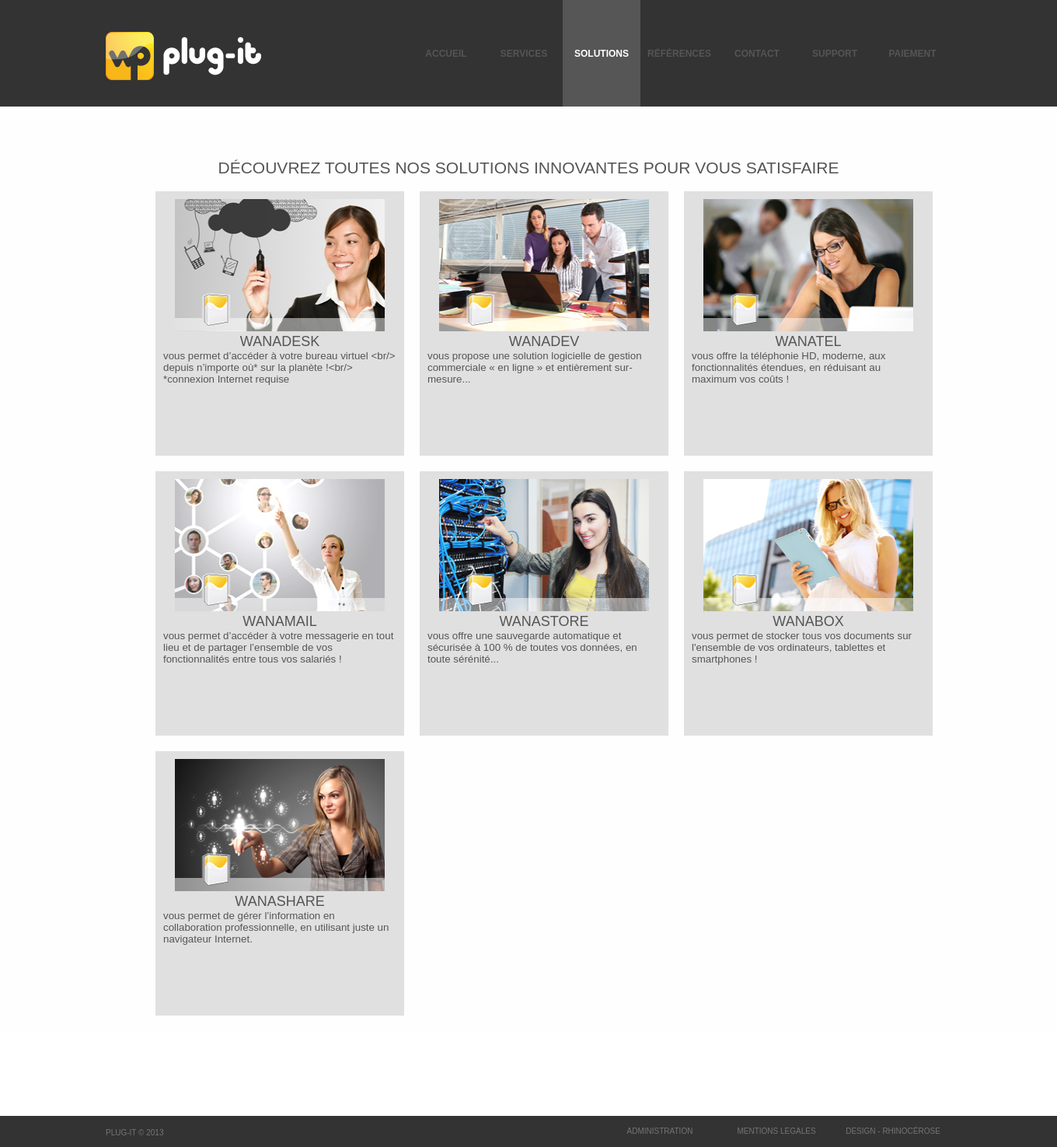
The page /Index.php?page=solutions&mode=view on the database as committed earlier.
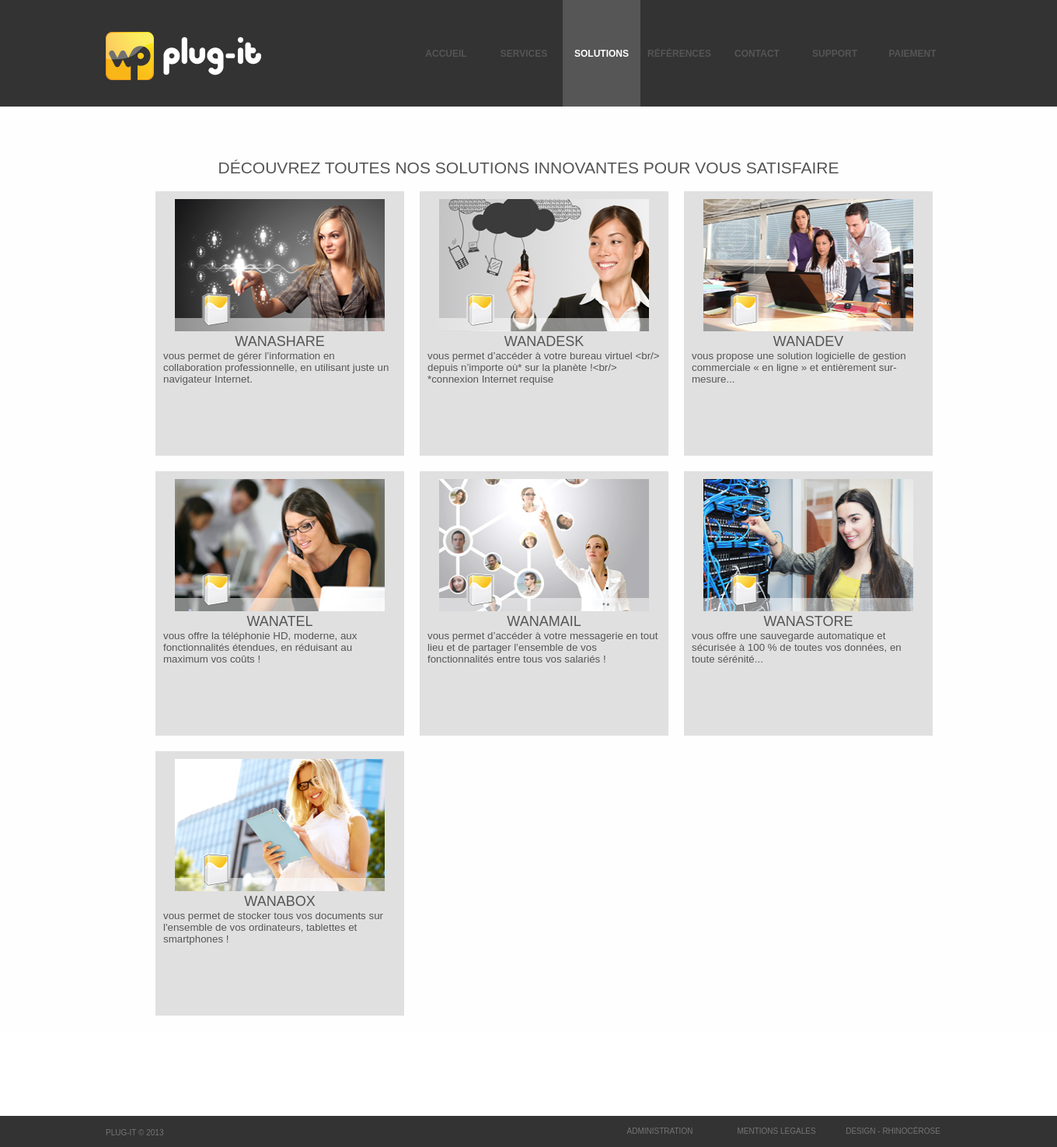
The same page on the database as committed later.
### tables this page shows
CREATE TABLE IF NOT EXISTS `solutions` (
  `id` int(11) NOT NULL AUTO_INCREMENT,
  `titre` varchar(100) NOT NULL,
  `corps` text NOT NULL,
  `image_car` varchar(255) NOT NULL,
  `image_sol` varchar(255) NOT NULL,
  `description` varchar(255) NOT NULL,
  `date` timestamp NOT NULL DEFAULT CURRENT_TIMESTAMP,
  `ordre` int(11) NOT NULL,
  PRIMARY KEY (`id`)
);

### Include/invite/solutions.php (the view, shortened to what this page needs)
<?php
	switch($_GET['mode'])
	{
		case 'view':
			echo'<div style="margin:auto;width:1000px;">
				<h2>Découvrez toutes nos solutions innovantes pour vous satisfaire</h2>';
					$retour = mysql_query('SELECT * FROM solutions ORDER BY ordre') or die('Erreur SQL !<br />'.mysql_error());
					$i=1;
					echo '<table cellspacing="20">';
					while ($donnees = mysql_fetch_array($retour))
						{
							if($i == 1)
								echo '<tr>';
							echo '<td>
							<div class="blocksolution" onclick="location.href=\'Index.php?page=solutions&mode=viewone&id='.$donnees['id'].'\'">';
							echo'
								<img src="'.$donnees['image_sol'].'" style="margin-left:5%;width:90%;" width="280" height="170"/><br/>
								<h3 style="text-align:center;font-size:18px;">'.$donnees['titre'].'</h3>
								'.$donnees['description'].'
							</div></td>';
							$i++;
							if($i > 3)
							{
								$i=1;
								echo '</tr>';
							}
						}
					echo '</table>
				</div>';
		break;
	}

### Index.php (shortened to what this page needs)
<!DOCTYPE html>
<html lang="fr">
	<head>
		<link rel="stylesheet" href="css/iview.css" />
		<link rel="stylesheet" href="css/skin 1/style.css" />
		<link rel="stylesheet" href="css/styles.css" />
		<link type="text/css" rel="stylesheet" href="styles/index.css"/>
	</head>
	<body>
		<div class="Banniere" id="head">
			<?php
				INCLUDE("include\common\banniere.php");
			?>
		</div>
		<div class="Corps" id="content"
		<?php
			if((isset($_GET['page']) and $_GET['page'] != 'accueil')or(isset($_GET['sub']) and $_GET['sub'] != 'main'))
				echo 'style="padding-top:5%;"';
		?>
		>
			<?php
				INCLUDE("include\common\corps.php");
			?>
		</div>
		<div class="Pied" id="footer">
			<?php
				INCLUDE("include\common\pied.php");
			?>
		</div>
	</body>
</html>

### Include/common/Banniere.php (shortened to what this page needs)
<div style="overflow:hidden;">
	<table style="position:absolute;right:10%;" height="137px" class="menu" cellspacing="0">
		<tr>
			<td onclick="location.href='Index.php?page=accueil&sub=main'"
			<?php
				if($_GET['page'] == 'accueil')
					echo 'class="menu_selected"';
				else
					echo 'class="menu_unselected"';
			?> >Accueil</td>
			<td onclick="location.href='Index.php?page=services&mode=view'"
			<?php
				if($_GET['page'] == 'services')
					echo 'class="menu_selected"';
				else
					echo 'class="menu_unselected"';
			?>>Services</td>
			<td onclick="location.href='Index.php?page=solutions&mode=view'"
			<?php
				if($_GET['page'] == 'solutions')
					echo 'class="menu_selected"';
				else
					echo 'class="menu_unselected"';
			?>>Solutions</td>
			<td onclick="location.href='Index.php?page=references&mode=view'"
			<?php
				if($_GET['page'] == 'references')
					echo 'class="menu_selected"';
				else
					echo 'class="menu_unselected"';
			?>>Références</td>
			<td onclick="location.href='Index.php?page=contact'"
			<?php
				if($_GET['page'] == 'contact')
					echo 'class="menu_selected"';
				else
					echo 'class="menu_unselected"';
			?>>Contact</td>
			<td onclick="location.href='Index.php?page=support'"
			<?php
				if($_GET['page'] == 'support')
					echo 'class="menu_selected"';
				else
					echo 'class="menu_unselected"';
			?>>Support</td>
			<td onclick="location.href='Index.php?page=reglement'"
			<?php
				if($_GET['page'] == 'reglement')
					echo 'class="menu_selected"';
				else
					echo 'class="menu_unselected"';
			?>>Paiement</td>
		</tr>
	</table>
</div>

### Include/common/Corps.php (shortened to what this page needs)
<?php
	switch ($_GET['page'])
	{
		case 'solutions':
		INCLUDE("\include\invite\solutions.php");
		break;
	}
?>

### Include/common/Pied.php (shortened to what this page needs)
<span style="position:absolute;top:40%;left:10%;">Plug-It &copy; 2013</span>
<table style="position:absolute; right:10%;top:0px; height:40px" cellspacing="0">
	<tr>
		<td class="boutbout" onclick="location.href='index.php?page=admin'">
			Administration
		</td>
		<td class="boutbout" onclick="location.href='index.php?page=accueil&sub=mentions'" >
			MENTIONS LEGALES
		</td>
		<td class="boutbout" onclick="location.href='http://www.rhinocerose.fr/'" >
			Design - Rhinoc&eacuterose
		</td>
	</tr>
</table>

### css/styles.css (style rules this page uses)
* { padding: 0px; margin: 0px; outline: none; }

### styles/index.css (style rules this page uses)
.Banniere { height: 137px; position: relative; background-color:#333333; min-width: 1350px; }
.menu td { width:100px; text-align:center; cursor: pointer; font-weight:bold; text-transform:uppercase; font-size: 12px; }
.menu_selected { background-color:#565656; border-color:#696969 #DCDCDC #DCDCDC #696969; color:white; }
.Corps { position:relative; margin-left:0%; width:100%; min-height:550px; background-color:#FEFEFE; min-width: 1350px; }
.Pied { position:relative; margin-top:8%; background-color:#333333; min-width: 1350px; height: 40px; text-transform:uppercase; font-size:10px; color:#757575; }
.boutbout { cursor: pointer; width:150px; text-align:center; }
.blocksolution { width:300px; height: 320px; background-color:#e0e0e0; cursor: pointer; padding:10px; }
h2,h3 { text-align: center; font-weight: normal; font-size:21px; line-height:21px; text-transform:uppercase; }
body { color:#555555; font-size:10pt; font-family: Arial,Helvetica,sans-serif; padding:0; margin: 0; }
html { margin:0; }

Rows that differ between the two databases and show on the page:
changed solutions "WANASHARE": moves up the list
